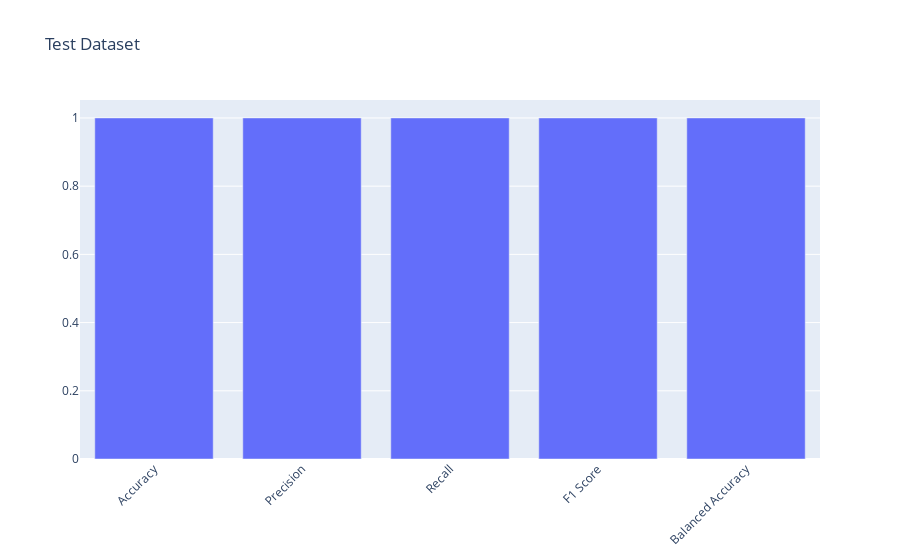

The notebook cell this image was saved under:
### Code cell
plot_bar_results('Test', metric_values)

### Figure 1 — Plotly figure (JSON) as saved in the notebook; plotly's stock layout.template omitted (floating-point values rounded to 4 significant figures)
{"data": [{"name": "High Complexity", "type": "bar", "x": ["Accuracy", "Precision", "Recall", "F1 Score", "Balanced Accuracy"], "y": [1, 1, 1, 1, 1]}], "layout": {"barmode": "group", "title": {"text": "Test Dataset"}, "xaxis": {"tickangle": -45}}}
